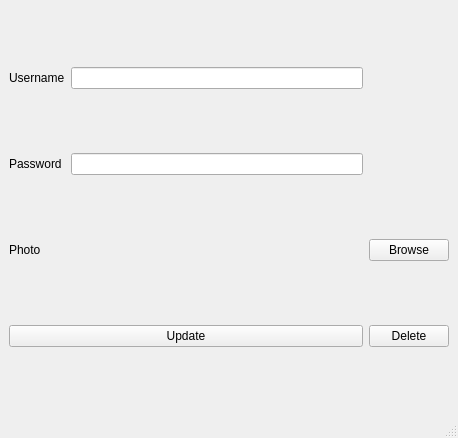
<?xml version="1.0" encoding="UTF-8"?>
<ui version="4.0">
 <class>MainWindow</class>
 <widget class="QMainWindow" name="MainWindow">
  <property name="geometry">
   <rect>
    <x>0</x>
    <y>0</y>
    <width>458</width>
    <height>438</height>
   </rect>
  </property>
  <property name="windowTitle">
   <string>Add New User</string>
  </property>
  <widget class="QWidget" name="centralwidget">
   <layout class="QGridLayout" name="gridLayout">
    <item row="0" column="0">
     <widget class="QLabel" name="label">
      <property name="text">
       <string>Username</string>
      </property>
     </widget>
    </item>
    <item row="0" column="1">
     <widget class="QLineEdit" name="le_username"/>
    </item>
    <item row="1" column="0">
     <widget class="QLabel" name="label_2">
      <property name="text">
       <string>Password</string>
      </property>
     </widget>
    </item>
    <item row="1" column="1">
     <widget class="QLineEdit" name="le_password"/>
    </item>
    <item row="2" column="0">
     <widget class="QLabel" name="label_3">
      <property name="text">
       <string>Photo</string>
      </property>
     </widget>
    </item>
    <item row="2" column="1">
     <widget class="QLabel" name="lbl_photo">
      <property name="sizePolicy">
       <sizepolicy hsizetype="Fixed" vsizetype="Fixed">
        <horstretch>0</horstretch>
        <verstretch>0</verstretch>
       </sizepolicy>
      </property>
      <property name="text">
       <string/>
      </property>
      <property name="pixmap">
       <pixmap>images/default.png</pixmap>
      </property>
      <property name="scaledContents">
       <bool>true</bool>
      </property>
     </widget>
    </item>
    <item row="2" column="2">
     <widget class="QPushButton" name="btn_browse">
      <property name="text">
       <string>Browse</string>
      </property>
     </widget>
    </item>
    <item row="3" column="0" colspan="2">
     <widget class="QPushButton" name="btn_update">
      <property name="text">
       <string>Update</string>
      </property>
     </widget>
    </item>
    <item row="3" column="2">
     <widget class="QPushButton" name="btn_delete">
      <property name="text">
       <string>Delete</string>
      </property>
     </widget>
    </item>
   </layout>
  </widget>
  <widget class="QMenuBar" name="menubar">
   <property name="geometry">
    <rect>
     <x>0</x>
     <y>0</y>
     <width>458</width>
     <height>21</height>
    </rect>
   </property>
  </widget>
  <widget class="QStatusBar" name="statusbar"/>
 </widget>
 <resources/>
 <connections/>
</ui>
